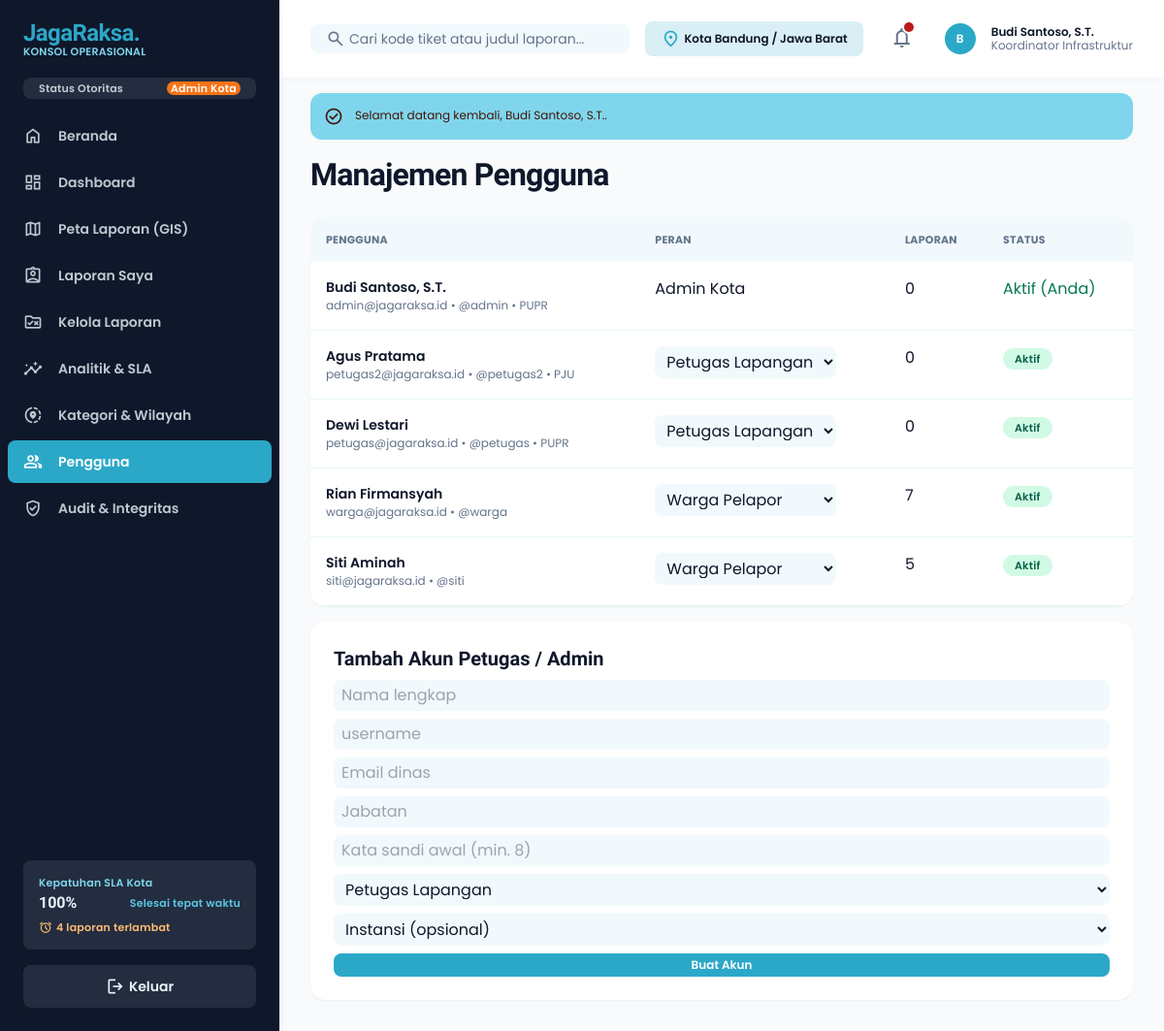
Screenshot of /pengguna.php (signed in) with the database file from the repository.
### tables this page shows
CREATE TABLE users (
  id          BIGINT UNSIGNED NOT NULL AUTO_INCREMENT,
  name        VARCHAR(150) NOT NULL,
  username    VARCHAR(50)  NOT NULL,
  email       VARCHAR(190) NOT NULL,
  phone       VARCHAR(25)  NULL,
  password    VARCHAR(255) NOT NULL,                  
  role        ENUM('admin','petugas','pelapor') NOT NULL DEFAULT 'pelapor',
  jabatan     VARCHAR(120) NULL,
  agency_id   INT UNSIGNED NULL,
  is_active   TINYINT(1)   NOT NULL DEFAULT 1,
  last_login  DATETIME     NULL,
  created_at  TIMESTAMP NOT NULL DEFAULT CURRENT_TIMESTAMP,
  PRIMARY KEY (id),
  UNIQUE KEY uq_users_username (username),
  UNIQUE KEY uq_users_email (email),
  KEY idx_users_role (role),
  CONSTRAINT fk_users_agency FOREIGN KEY (agency_id) REFERENCES agencies (id) ON DELETE SET NULL
);

CREATE TABLE agencies (
  id          INT UNSIGNED NOT NULL AUTO_INCREMENT,
  code        VARCHAR(20)  NOT NULL,
  name        VARCHAR(150) NOT NULL,
  created_at  TIMESTAMP NOT NULL DEFAULT CURRENT_TIMESTAMP,
  PRIMARY KEY (id),
  UNIQUE KEY uq_agencies_code (code)
);

### includes/core_v2.php (called while the page is built, shortened)
<?php
function sql_overdue_expr($a = 'r')
{
    return "(CASE WHEN {$a}.status = 'pending' THEN {$a}.respond_due_at ELSE {$a}.resolve_due_at END) < NOW()";
}
function sla_overview()
{
    $c = ['overdue' => 0, 'compliance' => null];
    try {
        $c['overdue'] = (int)db()->query("SELECT COUNT(*) FROM reports WHERE deleted_at IS NULL AND status IN ('pending','proses') AND " . sql_overdue_expr('reports'))->fetchColumn();
        $row = db()->query("SELECT COUNT(*) n, SUM(resolved_at <= resolve_due_at) ok FROM reports
                            WHERE deleted_at IS NULL AND status = 'selesai' AND resolved_at IS NOT NULL AND resolve_due_at IS NOT NULL")->fetch();
        $c['compliance'] = ($row && (int)$row['n'] > 0) ? round((int)$row['ok'] / (int)$row['n'] * 100, 1) : null;
    } catch (Throwable $ex) {
    }
    return $c;
}

### pengguna.php (the view, shortened to what this page needs)
<?php
require_once __DIR__ . '/config.php';
$user   = require_role('admin');
$active = 'pengguna';
$q = trim($_GET['q'] ?? '');
$st = db()->prepare("SELECT u.*, a.code agency, (SELECT COUNT(*) FROM reports r WHERE r.user_id = u.id) n FROM users u LEFT JOIN agencies a ON a.id = u.agency_id
                     WHERE u.name LIKE ? OR u.email LIKE ? OR u.username LIKE ? ORDER BY u.role, u.name");
$st->execute(["%$q%", "%$q%", "%$q%"]);
$users = $st->fetchAll();
include __DIR__ . '/includes/app_top.php';
?>
<h1 class="font-headline-xl text-headline-xl tracking-tight mb-space-lg">Manajemen Pengguna</h1>
<div class="grid grid-cols-1 xl:grid-cols-3 gap-gutter-sm items-start">
  <div class="xl:col-span-2 bg-surface-container-lowest rounded-xl shadow-sm overflow-x-auto">
    <table class="w-full text-left"><thead class="bg-surface-container-low font-label-sm text-label-sm uppercase text-on-surface-variant"><tr><th class="p-space-md">Pengguna</th><th class="p-space-md">Peran</th><th class="p-space-md">Laporan</th><th class="p-space-md">Status</th></tr></thead><tbody>
    <?php foreach ($users as $u): $self = (int)$u['id'] === (int)$user['id']; ?>
      <tr class="border-b border-surface-container align-top"><td class="p-space-md"><div class="font-label-lg text-label-lg"><?= e($u['name']) ?></div><div class="font-body-sm text-body-sm text-on-surface-variant"><?= e($u['email']) ?> • @<?= e($u['username']) ?><?= $u['agency'] ? ' • ' . e($u['agency']) : '' ?></div></td>
        <td class="p-space-md"><?php if ($self): ?><?= e(role_label($u['role'])) ?><?php else: ?><form method="post"><?= csrf_field() ?><input type="hidden" name="do" value="role"><input type="hidden" name="id" value="<?= $u['id'] ?>">
          <select name="role" onchange="this.form.submit()" class="rounded bg-surface-container-low px-2 py-1"><?php foreach (['admin', 'petugas', 'pelapor'] as $r): ?><option value="<?= $r ?>" <?= $u['role'] === $r ? 'selected' : '' ?>><?= e(role_label($r)) ?></option><?php endforeach; ?></select></form><?php endif; ?></td>
        <td class="p-space-md"><?= (int)$u['n'] ?></td>
        <td class="p-space-md"><?php if ($self): ?><span class="text-emerald-700 font-label-sm">Aktif (Anda)</span><?php else: ?><form method="post"><?= csrf_field() ?><input type="hidden" name="do" value="toggle"><input type="hidden" name="id" value="<?= $u['id'] ?>"><button class="px-3 py-1 rounded-full font-label-sm text-label-sm <?= $u['is_active'] ? 'bg-emerald-100 text-emerald-800' : 'bg-red-100 text-red-800' ?>"><?= $u['is_active'] ? 'Aktif' : 'Nonaktif' ?></button></form><?php endif; ?></td></tr>
    <?php endforeach; ?></tbody></table>
  </div>
  <div class="bg-surface-container-lowest rounded-xl shadow-sm p-space-lg">
    <h2 class="font-headline-md text-headline-md mb-space-sm">Tambah Akun Petugas / Admin</h2>
    <form method="post" class="flex flex-col gap-space-sm"><?= csrf_field() ?><input type="hidden" name="do" value="add">
      <input name="name" placeholder="Nama lengkap" required class="<?= $f ?>"/><input name="username" placeholder="username" required class="<?= $f ?>"/><input name="email" type="email" placeholder="Email dinas" required class="<?= $f ?>"/>
      <input name="jabatan" placeholder="Jabatan" class="<?= $f ?>"/><input name="password" type="password" minlength="8" placeholder="Kata sandi awal (min. 8)" required class="<?= $f ?>"/>
      <select name="role" class="<?= $f ?>"><option value="petugas">Petugas Lapangan</option><option value="admin">Admin Kota</option></select>
      <select name="agency_id" class="<?= $f ?>"><option value="">Instansi (opsional)</option><?php foreach (agencies() as $a): ?><option value="<?= $a['id'] ?>"><?= e($a['name']) ?></option><?php endforeach; ?></select>
      <button class="py-space-xs rounded bg-primary text-on-primary font-label-md text-label-md">Buat Akun</button></form>
  </div>
</div>
<?php include __DIR__ . '/includes/app_bottom.php'; ?>

### includes/app_top.php (shortened to what this page needs)
<?php
require_once __DIR__ . '/../config.php';
$user = $user ?? require_login();
$menu = [
    ['beranda',        'index.php',            'home',            'Beranda',             ['admin','petugas','pelapor']],
    ['dashboard',      'dashboard.php',        'dashboard',       'Dashboard',           ['admin','petugas','pelapor']],
    ['peta',           'peta.php',             'map',             'Peta Laporan (GIS)',  ['admin','petugas','pelapor']],
    ['laporan-saya',   'laporan-saya.php',     'assignment_ind',  'Laporan Saya',        ['admin','petugas','pelapor']],
    ['kelola',         'kelola-laporan.php',   'rule_folder',     'Kelola Laporan',      ['admin','petugas']],
    ['analitik',       'analitik.php',         'insights',        'Analitik & SLA',      ['admin','petugas']],
    ['kategori',       'kategori-wilayah.php', 'share_location',  'Kategori & Wilayah',  ['admin']],
    ['pengguna',       'pengguna.php',         'group',           'Pengguna',            ['admin']],
    ['audit',          'audit.php',            'verified_user',   'Audit & Integritas',  ['admin']],
];
$unread = (int)db()->query('SELECT COUNT(*) FROM notifications WHERE is_read = 0 AND user_id = ' . (int)$user['id'])->fetchColumn();
$sla = sla_overview();
$slaPct = $sla['compliance'] === null ? '-' : $sla['compliance'] . '%';
$searchAction = is_staff($user) ? 'kelola-laporan.php' : 'laporan-saya.php';
include __DIR__ . '/head.php';
?>
<body class="bg-background font-body-md text-on-surface antialiased">
<aside id="sidebar" class="fixed left-0 top-0 h-full w-72 bg-inverse-surface text-inverse-on-surface z-[1200] flex flex-col justify-between shadow-[0_1px_8px_rgba(16,42,67,0.08)] -translate-x-full lg:translate-x-0 transition-transform">
  <div class="flex flex-col">
    <a href="index.php" class="h-20 px-space-lg flex items-center gap-space-md">
      <div class="flex flex-col">
        <span class="font-extrabold text-2xl text-primary tracking-tight leading-none" style="font-family:'Bricolage Grotesque',Poppins,sans-serif">JagaRaksa.</span>
        <span class="font-label-sm text-label-sm text-tertiary-fixed leading-none mt-space-2xs">KONSOL OPERASIONAL</span>
      </div>
    </a>
    <div class="px-space-lg mb-space-md">
      <div class="flex items-center justify-between px-space-md py-space-xs rounded bg-surface-variant/10">
        <span class="font-label-sm text-label-sm text-inverse-on-surface/80">Status Otoritas</span>
        <span class="font-label-sm text-label-sm px-space-xs rounded bg-tertiary-container text-on-tertiary-container"><?= e(role_label($user['role'])) ?></span>
      </div>
    </div>
    <nav class="flex flex-col gap-space-xs px-space-sm">
      <?php foreach ($menu as [$key, $href, $icon, $label, $roles]): if (!in_array($user['role'], $roles, true)) continue;
        $on = ($active ?? '') === $key; ?>
        <a href="<?= $href ?>" <?= $on ? 'aria-current="page"' : '' ?>
           class="flex items-center gap-space-md px-space-md py-space-sm rounded transition-colors <?= $on ? 'bg-primary-container text-on-primary-container font-bold' : 'text-inverse-on-surface/80 hover:bg-surface-variant/20 hover:text-inverse-on-surface' ?>">
          <span class="material-symbols-outlined text-xl"><?= $icon ?></span>
          <span class="font-label-lg text-label-lg"><?= e($label) ?></span>
        </a>
      <?php endforeach; ?>
    </nav>
  </div>
  <div class="p-space-lg flex flex-col gap-space-md">
    <div class="p-space-md rounded bg-surface-variant/10 text-inverse-on-surface/80 flex flex-col gap-space-2xs">
      <span class="font-label-sm text-label-sm text-tertiary-fixed">Kepatuhan SLA Kota</span>
      <div class="flex items-center justify-between">
        <span class="font-headline-sm text-headline-sm text-inverse-on-surface"><?= e($slaPct) ?></span>
        <span class="font-label-sm text-label-sm text-tertiary-fixed-dim">Selesai tepat waktu</span>
      </div>
      <?php if (is_staff($user) && $sla['overdue'] > 0): ?>
      <a href="kelola-laporan.php?sla=overdue" class="mt-space-xs inline-flex items-center gap-1 font-label-sm text-label-sm text-orange-300 hover:underline"><span class="material-symbols-outlined text-[14px]">alarm</span><?= (int)$sla['overdue'] ?> laporan terlambat</a>
      <?php endif; ?>
    </div>
    <form method="post" action="logout.php"><?= csrf_field() ?>
      <button type="submit" class="w-full flex items-center justify-center gap-space-xs px-space-md py-space-sm rounded bg-surface-variant/10 hover:bg-surface-variant/25 transition-colors font-label-lg text-label-lg">
        <span class="material-symbols-outlined text-xl">logout</span> Keluar
      </button>
    </form>
  </div>
</aside>
<div class="lg:pl-72">
  <header class="fixed top-0 left-0 lg:left-72 right-0 h-20 bg-surface-container-lowest/90 backdrop-blur-md shadow-[0_1px_8px_rgba(16,42,67,0.04)] z-[1100] flex items-center justify-between px-margin-mobile lg:px-gutter-lg gap-space-md">
    <form method="get" action="<?= $searchAction ?>" class="flex items-center gap-space-md flex-1 max-w-lg">
      <div class="relative w-full">
        <span class="material-symbols-outlined absolute left-space-md top-1/2 -translate-y-1/2 text-on-surface-variant text-xl">search</span>
        <input name="q" value="<?= e($_GET['q'] ?? '') ?>" class="w-full pl-10 pr-space-md py-space-xs rounded bg-surface-container-low text-on-surface placeholder:text-on-surface-variant focus:outline-none focus:ring-2 focus:ring-primary font-body-md text-body-md" placeholder="Cari kode tiket atau judul laporan..." type="text"/>
      </div>
    </form>
    <div class="flex items-center gap-space-lg">
      <div class="hidden md:flex items-center gap-space-xs px-space-md py-space-xs rounded bg-surface-container-high text-on-surface">
        <span class="material-symbols-outlined text-primary text-xl">location_on</span>
        <span class="font-label-md text-label-md">Kota Bandung / Jawa Barat</span>
      </div>
      <div class="relative">
        <button type="button" onclick="document.getElementById('notifBox').classList.toggle('hidden')" class="relative p-space-xs rounded hover:bg-surface-container text-on-surface-variant hover:text-on-surface transition-colors">
          <span class="material-symbols-outlined text-2xl">notifications</span>
          <?php if ($unread): ?><span class="absolute top-1 right-1 w-2.5 h-2.5 rounded-full bg-error ring-2 ring-surface-container-lowest"></span><?php endif; ?>
        </button>
      </div>
      <div class="flex items-center gap-space-md pl-space-xs">
        <?= user_avatar($user) ?>
        <div class="hidden sm:flex flex-col text-left">
          <span class="font-label-md text-label-md text-on-surface leading-none"><?= e($user['name']) ?></span>
          <span class="font-body-sm text-body-sm text-on-surface-variant leading-none mt-space-2xs"><?= e($user['jabatan'] ?: role_label($user['role'])) ?></span>
        </div>
      </div>
    </div>
  </header>
  <main class="relative pt-20 bg-background min-h-screen px-margin-mobile lg:px-gutter-lg py-space-xl">
    <div class="flex flex-col w-full pt-space-md">
    <?= flash_render() ?>

### config.php (shortened to what this page needs)
<?php
function db()
{
    static $pdo = null;
    if ($pdo === null) {
        try {
            $pdo = new PDO(
                'mysql:host=' . DB_HOST . ';port=' . DB_PORT . ';dbname=' . DB_NAME . ';charset=utf8mb4',
                DB_USER,
                DB_PASS,
                [
                    PDO::ATTR_ERRMODE            => PDO::ERRMODE_EXCEPTION,
                    PDO::ATTR_DEFAULT_FETCH_MODE => PDO::FETCH_ASSOC,
                    PDO::ATTR_EMULATE_PREPARES   => true,
                ]
            );
            $pdo->exec("SET time_zone = '+07:00'");
        } catch (PDOException $ex) {
            http_response_code(500);
            $msg = 'Koneksi database gagal. Pastikan MySQL berjalan, database.sql sudah diimpor, dan kredensial di config.php benar.';
            if (APP_DEBUG) {
                $msg .= "\n\nDetail: " . $ex->getMessage() . "\n\nBuka diagnosa.php untuk pemeriksaan lengkap.";
            }
            header('Content-Type: text/plain; charset=utf-8');
            exit($msg);
        }
    }
    return $pdo;
}
function e($v)
{
    return htmlspecialchars((string)$v, ENT_QUOTES | ENT_SUBSTITUTE, 'UTF-8');
}
function flash_render()
{
    $f = $_SESSION['flash'];
    $ok  = $f['type'] === 'success';
    $cls = $ok ? 'bg-tertiary-fixed text-on-tertiary-fixed' : 'bg-error-container text-on-error-container';
    $ico = $ok ? 'check_circle' : 'error';
    return '<div class="flex items-start gap-3 p-3.5 rounded-lg mb-4 ' . $cls . '">'
        . '<span class="material-symbols-outlined text-[20px] shrink-0">' . $ico . '</span>'
        . '<p class="font-body-sm text-body-sm">' . e($f['msg']) . '</p></div>';
}
function current_user()
{
    static $loaded = false, $user = null;
    if (!$loaded) {
        if (!empty($_SESSION['uid'])) {
            $st = db()->prepare('SELECT u.*, a.name AS agency_name FROM users u
                                 LEFT JOIN agencies a ON a.id = u.agency_id
                                 WHERE u.id = ? AND u.is_active = 1');
            $st->execute([(int)$_SESSION['uid']]);
            $user = $st->fetch() ?: null;
        }
    }
    return $user;
}
function is_staff($u = null)
{
    $u = $u ?: current_user();
    return $u && in_array($u['role'], ['admin', 'petugas'], true);
}
function require_login()
{
    $u = current_user();
    return $u;
}
function require_role(...$roles)
{
    $u = require_login();
    return $u;
}
function role_label($role)
{
    $m = ['admin' => 'Admin Kota', 'petugas' => 'Petugas Lapangan', 'pelapor' => 'Warga Pelapor'];
    return $m[$role] ?? $role;
}
function user_avatar($u)
{
    $initial = mb_strtoupper(mb_substr($u['name'], 0, 1));
    return '<div class="w-8 h-8 rounded-full bg-primary-container text-on-primary-container flex items-center justify-center font-label-md text-label-md">'
        . e($initial) . '</div>';
}
require_once __DIR__ . '/includes/core_v2.php';

### includes/head.php (style rules this page uses)
.material-symbols-outlined { font-variation-settings:'FILL' 0,'wght' 400,'GRAD' 0,'opsz' 24 }
body { font-family:Poppins,sans-serif }
html { scroll-behavior:smooth }

### rows the page displays
users: role "Admin Kota", name "B", name "Budi Santoso, S.T.", jabatan "Koordinator Infrastruktur", email "admin@jagaraksa.id", username "admin", agency.code "PUPR", n "0", shows "Aktif (Anda)"
users: name "Agus Pratama", email "petugas2@jagaraksa.id", username "petugas2", agency.code "PJU", n "0", is_active "Aktif"
users: name "Dewi Lestari", email "petugas@jagaraksa.id", username "petugas", agency.code "PUPR", n "0", is_active "Aktif"
users: name "Rian Firmansyah", email "warga@jagaraksa.id", username "warga", n "7", is_active "Aktif"
users: name "Siti Aminah", email "siti@jagaraksa.id", username "siti", n "5", is_active "Aktif"

### other values shown
$label "Beranda"
$label "Dashboard"
$label "Peta Laporan (GIS)"
$label "Laporan Saya"
$label "Kelola Laporan"
$label "Analitik & SLA"
$label "Kategori & Wilayah"
$label "Pengguna"
$label "Audit & Integritas"
$slaPct "100%"
$sla['overdue'] "4"
$f['msg'] "Selamat datang kembali, Budi Santoso, S.T.."
form field role "Petugas Lapangan"
form field role "Warga Pelapor"
